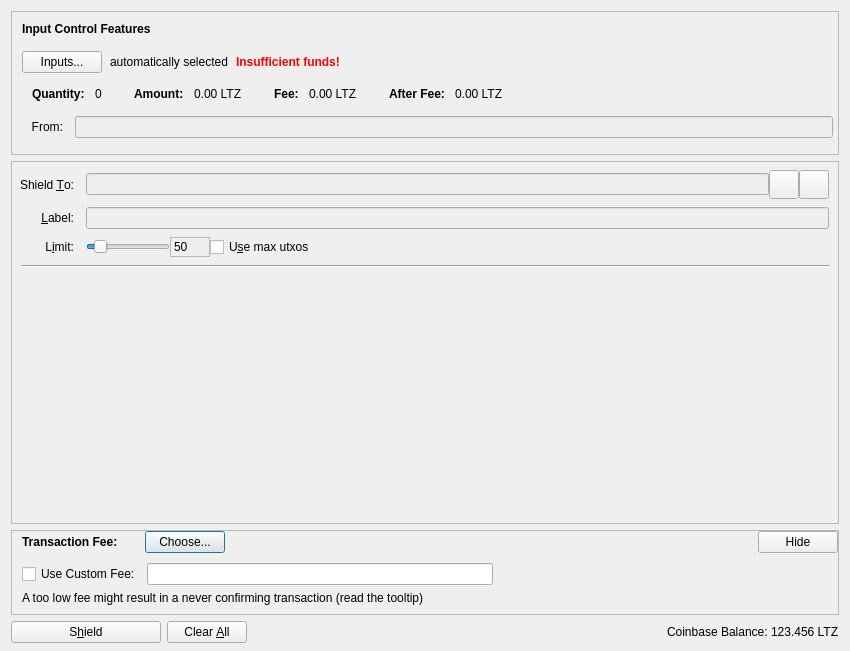
<?xml version="1.0" encoding="UTF-8"?>
<ui version="4.0">
 <class>ShieldCoinbaseDialog</class>
 <widget class="QDialog" name="ShieldCoinbaseDialog">
  <property name="geometry">
   <rect>
    <x>0</x>
    <y>0</y>
    <width>850</width>
    <height>651</height>
   </rect>
  </property>
  <property name="windowTitle">
   <string>Shield Coinbase</string>
  </property>
  <layout class="QVBoxLayout" name="verticalLayout" stretch="0,1,0,0">
   <property name="bottomMargin">
    <number>8</number>
   </property>
   <item>
    <widget class="QFrame" name="frameInputControl">
     <property name="sizePolicy">
      <sizepolicy hsizetype="Expanding" vsizetype="Expanding">
       <horstretch>0</horstretch>
       <verstretch>0</verstretch>
      </sizepolicy>
     </property>
     <property name="maximumSize">
      <size>
       <width>16777215</width>
       <height>16777215</height>
      </size>
     </property>
     <property name="frameShape">
      <enum>QFrame::StyledPanel</enum>
     </property>
     <property name="frameShadow">
      <enum>QFrame::Sunken</enum>
     </property>
     <layout class="QVBoxLayout" name="verticalLayoutInputControl2">
      <property name="spacing">
       <number>0</number>
      </property>
      <property name="leftMargin">
       <number>0</number>
      </property>
      <property name="topMargin">
       <number>0</number>
      </property>
      <property name="rightMargin">
       <number>0</number>
      </property>
      <property name="bottomMargin">
       <number>6</number>
      </property>
      <item>
       <layout class="QVBoxLayout" name="verticalLayoutInputControl" stretch="0,0,0,0,1">
        <property name="spacing">
         <number>0</number>
        </property>
        <property name="leftMargin">
         <number>10</number>
        </property>
        <property name="topMargin">
         <number>10</number>
        </property>
        <item>
         <layout class="QHBoxLayout" name="horizontalLayoutInputControl1">
          <property name="bottomMargin">
           <number>15</number>
          </property>
          <item>
           <widget class="QLabel" name="labelInputControlFeatures">
            <property name="sizePolicy">
             <sizepolicy hsizetype="Preferred" vsizetype="Maximum">
              <horstretch>0</horstretch>
              <verstretch>0</verstretch>
             </sizepolicy>
            </property>
            <property name="font">
             <font>
              <weight>75</weight>
              <bold>true</bold>
             </font>
            </property>
            <property name="styleSheet">
             <string notr="true">font-weight:bold;</string>
            </property>
            <property name="text">
             <string>Input Control Features</string>
            </property>
           </widget>
          </item>
         </layout>
        </item>
        <item>
         <layout class="QHBoxLayout" name="horizontalLayoutInputControl2" stretch="0,0,0,0">
          <property name="spacing">
           <number>8</number>
          </property>
          <property name="bottomMargin">
           <number>10</number>
          </property>
          <item>
           <widget class="QPushButton" name="pushButtonInputControl">
            <property name="styleSheet">
             <string notr="true"/>
            </property>
            <property name="text">
             <string>Inputs...</string>
            </property>
            <property name="autoDefault">
             <bool>false</bool>
            </property>
           </widget>
          </item>
          <item>
           <widget class="QLabel" name="labelInputControlAutomaticallySelected">
            <property name="text">
             <string>automatically selected</string>
            </property>
            <property name="margin">
             <number>5</number>
            </property>
           </widget>
          </item>
          <item>
           <widget class="QLabel" name="labelInputControlInsuffFunds">
            <property name="font">
             <font>
              <weight>75</weight>
              <bold>true</bold>
             </font>
            </property>
            <property name="styleSheet">
             <string notr="true">color:red;font-weight:bold;</string>
            </property>
            <property name="text">
             <string>Insufficient funds!</string>
            </property>
            <property name="margin">
             <number>5</number>
            </property>
           </widget>
          </item>
          <item>
           <spacer name="horizontalSpacerInputControl">
            <property name="orientation">
             <enum>Qt::Horizontal</enum>
            </property>
            <property name="sizeHint" stdset="0">
             <size>
              <width>40</width>
              <height>1</height>
             </size>
            </property>
           </spacer>
          </item>
         </layout>
        </item>
        <item>
         <widget class="QWidget" name="widgetInputControl" native="true">
          <property name="sizePolicy">
           <sizepolicy hsizetype="Preferred" vsizetype="Preferred">
            <horstretch>0</horstretch>
            <verstretch>0</verstretch>
           </sizepolicy>
          </property>
          <property name="minimumSize">
           <size>
            <width>0</width>
            <height>0</height>
           </size>
          </property>
          <property name="styleSheet">
           <string notr="true"/>
          </property>
          <layout class="QHBoxLayout" name="horizontalLayoutInputControl5">
           <property name="leftMargin">
            <number>0</number>
           </property>
           <property name="topMargin">
            <number>0</number>
           </property>
           <property name="rightMargin">
            <number>0</number>
           </property>
           <property name="bottomMargin">
            <number>0</number>
           </property>
           <item>
            <layout class="QHBoxLayout" name="horizontalLayoutInputControl3" stretch="0,0,0,1">
             <property name="spacing">
              <number>20</number>
             </property>
             <property name="topMargin">
              <number>0</number>
             </property>
             <property name="bottomMargin">
              <number>10</number>
             </property>
             <item>
              <layout class="QFormLayout" name="formLayoutInputControl1">
               <property name="horizontalSpacing">
                <number>10</number>
               </property>
               <property name="verticalSpacing">
                <number>14</number>
               </property>
               <property name="leftMargin">
                <number>10</number>
               </property>
               <property name="topMargin">
                <number>4</number>
               </property>
               <property name="rightMargin">
                <number>6</number>
               </property>
               <item row="0" column="0">
                <widget class="QLabel" name="labelInputControlQuantityText">
                 <property name="font">
                  <font>
                   <weight>75</weight>
                   <bold>true</bold>
                  </font>
                 </property>
                 <property name="text">
                  <string>Quantity:</string>
                 </property>
                 <property name="margin">
                  <number>0</number>
                 </property>
                </widget>
               </item>
               <item row="0" column="1">
                <widget class="QLabel" name="labelInputControlQuantity">
                 <property name="cursor">
                  <cursorShape>IBeamCursor</cursorShape>
                 </property>
                 <property name="contextMenuPolicy">
                  <enum>Qt::ActionsContextMenu</enum>
                 </property>
                 <property name="text">
                  <string notr="true">0</string>
                 </property>
                 <property name="margin">
                  <number>0</number>
                 </property>
                 <property name="textInteractionFlags">
                  <set>Qt::LinksAccessibleByMouse|Qt::TextSelectableByKeyboard|Qt::TextSelectableByMouse</set>
                 </property>
                </widget>
               </item>
              </layout>
             </item>
             <item>
              <layout class="QFormLayout" name="formLayoutInputControl2">
               <property name="horizontalSpacing">
                <number>10</number>
               </property>
               <property name="verticalSpacing">
                <number>14</number>
               </property>
               <property name="leftMargin">
                <number>6</number>
               </property>
               <property name="topMargin">
                <number>4</number>
               </property>
               <property name="rightMargin">
                <number>6</number>
               </property>
               <item row="0" column="0">
                <widget class="QLabel" name="labelInputControlAmountText">
                 <property name="font">
                  <font>
                   <weight>75</weight>
                   <bold>true</bold>
                  </font>
                 </property>
                 <property name="text">
                  <string>Amount:</string>
                 </property>
                 <property name="margin">
                  <number>0</number>
                 </property>
                </widget>
               </item>
               <item row="0" column="1">
                <widget class="QLabel" name="labelInputControlAmount">
                 <property name="cursor">
                  <cursorShape>IBeamCursor</cursorShape>
                 </property>
                 <property name="contextMenuPolicy">
                  <enum>Qt::ActionsContextMenu</enum>
                 </property>
                 <property name="text">
                  <string notr="true">0.00 LTZ</string>
                 </property>
                 <property name="textInteractionFlags">
                  <set>Qt::LinksAccessibleByMouse|Qt::TextSelectableByKeyboard|Qt::TextSelectableByMouse</set>
                 </property>
                </widget>
               </item>
              </layout>
             </item>
             <item>
              <layout class="QFormLayout" name="formLayoutInputControl3">
               <property name="horizontalSpacing">
                <number>10</number>
               </property>
               <property name="verticalSpacing">
                <number>14</number>
               </property>
               <property name="leftMargin">
                <number>6</number>
               </property>
               <property name="topMargin">
                <number>4</number>
               </property>
               <property name="rightMargin">
                <number>6</number>
               </property>
               <item row="0" column="0">
                <widget class="QLabel" name="labelInputControlFeeText">
                 <property name="font">
                  <font>
                   <weight>75</weight>
                   <bold>true</bold>
                  </font>
                 </property>
                 <property name="text">
                  <string>Fee:</string>
                 </property>
                 <property name="margin">
                  <number>0</number>
                 </property>
                </widget>
               </item>
               <item row="0" column="1">
                <widget class="QLabel" name="labelInputControlFee">
                 <property name="cursor">
                  <cursorShape>IBeamCursor</cursorShape>
                 </property>
                 <property name="contextMenuPolicy">
                  <enum>Qt::ActionsContextMenu</enum>
                 </property>
                 <property name="text">
                  <string notr="true">0.00 LTZ</string>
                 </property>
                 <property name="textInteractionFlags">
                  <set>Qt::LinksAccessibleByMouse|Qt::TextSelectableByKeyboard|Qt::TextSelectableByMouse</set>
                 </property>
                </widget>
               </item>
              </layout>
             </item>
             <item>
              <layout class="QFormLayout" name="formLayoutInputControl4">
               <property name="horizontalSpacing">
                <number>10</number>
               </property>
               <property name="verticalSpacing">
                <number>14</number>
               </property>
               <property name="leftMargin">
                <number>6</number>
               </property>
               <property name="topMargin">
                <number>4</number>
               </property>
               <property name="rightMargin">
                <number>6</number>
               </property>
               <item row="0" column="0">
                <widget class="QLabel" name="labelInputControlAfterFeeText">
                 <property name="font">
                  <font>
                   <weight>75</weight>
                   <bold>true</bold>
                  </font>
                 </property>
                 <property name="text">
                  <string>After Fee:</string>
                 </property>
                 <property name="margin">
                  <number>0</number>
                 </property>
                </widget>
               </item>
               <item row="0" column="1">
                <widget class="QLabel" name="labelInputControlAfterFee">
                 <property name="cursor">
                  <cursorShape>IBeamCursor</cursorShape>
                 </property>
                 <property name="contextMenuPolicy">
                  <enum>Qt::ActionsContextMenu</enum>
                 </property>
                 <property name="text">
                  <string notr="true">0.00 LTZ</string>
                 </property>
                 <property name="textInteractionFlags">
                  <set>Qt::LinksAccessibleByMouse|Qt::TextSelectableByKeyboard|Qt::TextSelectableByMouse</set>
                 </property>
                </widget>
               </item>
              </layout>
             </item>
            </layout>
           </item>
          </layout>
         </widget>
        </item>
        <item>
         <widget class="QWidget" name="widgetInputControl2" native="true">
          <property name="sizePolicy">
           <sizepolicy hsizetype="Preferred" vsizetype="Preferred">
            <horstretch>0</horstretch>
            <verstretch>0</verstretch>
           </sizepolicy>
          </property>
          <property name="minimumSize">
           <size>
            <width>0</width>
            <height>0</height>
           </size>
          </property>
          <property name="styleSheet">
           <string notr="true"/>
          </property>
          <layout class="QHBoxLayout" name="horizontalLayoutInputControl4" stretch="0,0">
           <property name="spacing">
            <number>12</number>
           </property>
           <property name="sizeConstraint">
            <enum>QLayout::SetDefaultConstraint</enum>
           </property>
           <property name="topMargin">
            <number>5</number>
           </property>
           <property name="rightMargin">
            <number>5</number>
           </property>
           <item>
            <widget class="QLabel" name="labellShieldFrom">
             <property name="text">
              <string>From:</string>
             </property>
             <property name="alignment">
              <set>Qt::AlignRight|Qt::AlignTrailing|Qt::AlignVCenter</set>
             </property>
             <property name="buddy">
              <cstring>shieldFrom</cstring>
             </property>
            </widget>
           </item>
           <item>
            <widget class="QLineEdit" name="shieldFrom">
             <property name="enabled">
              <bool>false</bool>
             </property>
             <property name="sizePolicy">
              <sizepolicy hsizetype="Expanding" vsizetype="Fixed">
               <horstretch>0</horstretch>
               <verstretch>0</verstretch>
              </sizepolicy>
             </property>
            </widget>
           </item>
          </layout>
         </widget>
        </item>
        <item>
         <spacer name="verticalSpacerInputControl">
          <property name="orientation">
           <enum>Qt::Vertical</enum>
          </property>
          <property name="sizeHint" stdset="0">
           <size>
            <width>800</width>
            <height>1</height>
           </size>
          </property>
         </spacer>
        </item>
       </layout>
      </item>
     </layout>
    </widget>
   </item>
   <item>
    <widget class="QScrollArea" name="scrollArea">
     <property name="widgetResizable">
      <bool>true</bool>
     </property>
     <widget class="QWidget" name="scrollAreaWidgetContents">
      <property name="geometry">
       <rect>
        <x>0</x>
        <y>0</y>
        <width>834</width>
        <height>249</height>
       </rect>
      </property>
      <layout class="QVBoxLayout" name="verticalLayout_2" stretch="0,1">
       <property name="leftMargin">
        <number>0</number>
       </property>
       <property name="topMargin">
        <number>0</number>
       </property>
       <property name="rightMargin">
        <number>0</number>
       </property>
       <property name="bottomMargin">
        <number>0</number>
       </property>
       <item>
        <layout class="QVBoxLayout" name="entries">
         <property name="spacing">
          <number>6</number>
         </property>
         <item>
          <widget class="QStackedWidget" name="ShieldCoinbaseEntry">
           <property name="focusPolicy">
            <enum>Qt::TabFocus</enum>
           </property>
           <property name="autoFillBackground">
            <bool>false</bool>
           </property>
           <widget class="QFrame" name="ShieldCoinbase">
            <property name="frameShape">
             <enum>QFrame::NoFrame</enum>
            </property>
            <layout class="QGridLayout" name="gridLayout">
             <property name="topMargin">
              <number>8</number>
             </property>
             <property name="bottomMargin">
              <number>4</number>
             </property>
             <property name="horizontalSpacing">
              <number>12</number>
             </property>
             <property name="verticalSpacing">
              <number>8</number>
             </property>
             <item row="0" column="0">
              <widget class="QLabel" name="shieldToLabel">
               <property name="text">
                <string>Shield &amp;To:</string>
               </property>
               <property name="alignment">
                <set>Qt::AlignRight|Qt::AlignTrailing|Qt::AlignVCenter</set>
               </property>
               <property name="buddy">
                <cstring>shieldTo</cstring>
               </property>
              </widget>
             </item>
             <item row="0" column="1">
              <layout class="QHBoxLayout" name="shieldToLayout">
               <property name="spacing">
                <number>0</number>
               </property>
               <item>
                <widget class="QValidatedLineEdit" name="shieldTo">
                 <property name="enabled">
                  <bool>false</bool>
                 </property>
                 <property name="toolTip">
                  <string>The Litecoinz z-address to shield the coinbase to</string>
                 </property>
                 <property name="alignment">
                  <set>Qt::AlignLeading|Qt::AlignLeft|Qt::AlignVCenter</set>
                 </property>
                </widget>
               </item>
               <item>
                <widget class="QToolButton" name="addressBookButton">
                 <property name="toolTip">
                  <string>Choose z-address to shield the coinbase to</string>
                 </property>
                 <property name="text">
                  <string/>
                 </property>
                 <property name="icon">
                  <iconset resource="../bitcoin.qrc">
                   <normaloff>:/icons/address-book</normaloff>:/icons/address-book</iconset>
                 </property>
                 <property name="iconSize">
                  <size>
                   <width>22</width>
                   <height>22</height>
                  </size>
                 </property>
                 <property name="shortcut">
                  <string>Alt+A</string>
                 </property>
                </widget>
               </item>
               <item>
                <widget class="QToolButton" name="deleteButton">
                 <property name="toolTip">
                  <string>Remove this entry</string>
                 </property>
                 <property name="text">
                  <string/>
                 </property>
                 <property name="icon">
                  <iconset resource="../bitcoin.qrc">
                   <normaloff>:/icons/remove</normaloff>:/icons/remove</iconset>
                 </property>
                 <property name="iconSize">
                  <size>
                   <width>22</width>
                   <height>22</height>
                  </size>
                 </property>
                </widget>
               </item>
              </layout>
             </item>
             <item row="1" column="0">
              <widget class="QLabel" name="labellLabel">
               <property name="text">
                <string>&amp;Label:</string>
               </property>
               <property name="alignment">
                <set>Qt::AlignRight|Qt::AlignTrailing|Qt::AlignVCenter</set>
               </property>
               <property name="buddy">
                <cstring>addAsLabel</cstring>
               </property>
              </widget>
             </item>
             <item row="1" column="1">
              <widget class="QLineEdit" name="addAsLabel">
               <property name="enabled">
                <bool>false</bool>
               </property>
               <property name="toolTip">
                <string>Label for this address</string>
               </property>
              </widget>
             </item>
             <item row="2" column="0">
              <widget class="QLabel" name="limitLabel">
               <property name="text">
                <string>L&amp;imit:</string>
               </property>
               <property name="alignment">
                <set>Qt::AlignRight|Qt::AlignTrailing|Qt::AlignVCenter</set>
               </property>
               <property name="buddy">
                <cstring>sliderShieldLimit</cstring>
               </property>
              </widget>
             </item>
             <item row="2" column="1">
              <layout class="QHBoxLayout" name="horizontalLayoutAmount" stretch="0,1,1">
               <item>
                <widget class="QSlider" name="sliderShieldLimit">
                 <property name="toolTip">
                  <string>Limit on the maximum number of utxos to shield</string>
                 </property>
                 <property name="minimum">
                  <number>0</number>
                 </property>
                 <property name="maximum">
                  <number>500</number>
                 </property>
                 <property name="pageStep">
                  <number>10</number>
                 </property>
                 <property name="value">
                  <number>50</number>
                 </property>
                 <property name="orientation">
                  <enum>Qt::Horizontal</enum>
                 </property>
                 <property name="setSingleStep" stdset="0">
                  <number>10</number>
                 </property>
                </widget>
               </item>
               <item>
                <widget class="QLabel" name="labelUtxos">
                 <property name="sizePolicy">
                  <sizepolicy hsizetype="Fixed" vsizetype="Preferred">
                   <horstretch>0</horstretch>
                   <verstretch>0</verstretch>
                  </sizepolicy>
                 </property>
                 <property name="minimumSize">
                  <size>
                   <width>40</width>
                   <height>0</height>
                  </size>
                 </property>
                 <property name="maximumSize">
                  <size>
                   <width>40</width>
                   <height>16777215</height>
                  </size>
                 </property>
                 <property name="frameShape">
                  <enum>QFrame::StyledPanel</enum>
                 </property>
                 <property name="text">
                  <string>50</string>
                 </property>
                </widget>
               </item>
               <item>
                <widget class="QCheckBox" name="checkboxUseMaxUtxos">
                 <property name="toolTip">
                  <string>Use as many utxos as will fit in the transaction.</string>
                 </property>
                 <property name="text">
                  <string>U&amp;se max utxos</string>
                 </property>
                </widget>
               </item>
              </layout>
             </item>
             <item row="3" column="0" colspan="2">
              <widget class="Line" name="line">
               <property name="orientation">
                <enum>Qt::Horizontal</enum>
               </property>
              </widget>
             </item>
            </layout>
           </widget>
          </widget>
         </item>
        </layout>
       </item>
       <item>
        <spacer name="verticalSpacer">
         <property name="orientation">
          <enum>Qt::Vertical</enum>
         </property>
         <property name="sizeHint" stdset="0">
          <size>
           <width>20</width>
           <height>40</height>
          </size>
         </property>
        </spacer>
       </item>
      </layout>
     </widget>
    </widget>
   </item>
   <item>
    <widget class="QFrame" name="frameFee">
     <property name="sizePolicy">
      <sizepolicy hsizetype="Expanding" vsizetype="Expanding">
       <horstretch>0</horstretch>
       <verstretch>0</verstretch>
      </sizepolicy>
     </property>
     <property name="maximumSize">
      <size>
       <width>16777215</width>
       <height>16777215</height>
      </size>
     </property>
     <property name="frameShape">
      <enum>QFrame::StyledPanel</enum>
     </property>
     <property name="frameShadow">
      <enum>QFrame::Sunken</enum>
     </property>
     <layout class="QVBoxLayout" name="verticalLayoutFee1">
      <property name="spacing">
       <number>0</number>
      </property>
      <property name="leftMargin">
       <number>0</number>
      </property>
      <property name="topMargin">
       <number>0</number>
      </property>
      <property name="rightMargin">
       <number>0</number>
      </property>
      <property name="bottomMargin">
       <number>0</number>
      </property>
      <item>
       <layout class="QVBoxLayout" name="verticalLayoutFee2" stretch="0,0,0">
        <property name="spacing">
         <number>0</number>
        </property>
        <property name="leftMargin">
         <number>10</number>
        </property>
        <property name="topMargin">
         <number>0</number>
        </property>
        <item>
         <layout class="QHBoxLayout" name="horizontalLayoutFee1">
          <property name="bottomMargin">
           <number>0</number>
          </property>
          <item>
           <layout class="QVBoxLayout" name="verticalLayoutFee7">
            <property name="spacing">
             <number>0</number>
            </property>
            <item>
             <layout class="QHBoxLayout" name="horizontalLayoutFee">
              <property name="spacing">
               <number>10</number>
              </property>
              <item>
               <widget class="QLabel" name="labelFeeHeadline">
                <property name="sizePolicy">
                 <sizepolicy hsizetype="Preferred" vsizetype="Maximum">
                  <horstretch>0</horstretch>
                  <verstretch>0</verstretch>
                 </sizepolicy>
                </property>
                <property name="font">
                 <font>
                  <weight>75</weight>
                  <bold>true</bold>
                 </font>
                </property>
                <property name="styleSheet">
                 <string notr="true">font-weight:bold;</string>
                </property>
                <property name="text">
                 <string>Transaction Fee:</string>
                </property>
               </widget>
              </item>
              <item>
               <widget class="QLabel" name="labelFeeMinimized">
                <property name="text">
                 <string/>
                </property>
               </widget>
              </item>
              <item>
               <widget class="QPushButton" name="buttonChooseFee">
                <property name="text">
                 <string>Choose...</string>
                </property>
               </widget>
              </item>
             </layout>
            </item>
           </layout>
          </item>
          <item>
           <spacer name="horizontalSpacer_4">
            <property name="orientation">
             <enum>Qt::Horizontal</enum>
            </property>
            <property name="sizeType">
             <enum>QSizePolicy::MinimumExpanding</enum>
            </property>
            <property name="sizeHint" stdset="0">
             <size>
              <width>40</width>
              <height>20</height>
             </size>
            </property>
           </spacer>
          </item>
          <item>
           <widget class="QPushButton" name="buttonMinimizeFee">
            <property name="toolTip">
             <string>collapse fee-settings</string>
            </property>
            <property name="text">
             <string>Hide</string>
            </property>
           </widget>
          </item>
         </layout>
        </item>
        <item>
         <widget class="QFrame" name="frameFeeSelection">
          <layout class="QVBoxLayout" name="verticalLayoutFee12">
           <property name="spacing">
            <number>0</number>
           </property>
           <property name="leftMargin">
            <number>0</number>
           </property>
           <property name="topMargin">
            <number>0</number>
           </property>
           <property name="rightMargin">
            <number>0</number>
           </property>
           <property name="bottomMargin">
            <number>0</number>
           </property>
           <item>
            <layout class="QGridLayout" name="gridLayoutFee">
             <property name="topMargin">
              <number>10</number>
             </property>
             <property name="bottomMargin">
              <number>4</number>
             </property>
             <property name="horizontalSpacing">
              <number>10</number>
             </property>
             <property name="verticalSpacing">
              <number>4</number>
             </property>
             <item row="0" column="0">
              <layout class="QVBoxLayout" name="verticalLayoutFee8">
               <property name="spacing">
                <number>6</number>
               </property>
               <item>
                <layout class="QHBoxLayout" name="horizontalLayoutFee13">
                 <item>
                  <widget class="QCheckBox" name="checkBoxCustomFee">
                   <property name="text">
                    <string>Use Custom Fee:</string>
                   </property>
                  </widget>
                 </item>
                 <item>
                  <widget class="BitcoinAmountField" name="customFee"/>
                 </item>
                 <item>
                  <spacer name="horizontalSpacer_6">
                   <property name="orientation">
                    <enum>Qt::Horizontal</enum>
                   </property>
                   <property name="sizeHint" stdset="0">
                    <size>
                     <width>1</width>
                     <height>1</height>
                    </size>
                   </property>
                  </spacer>
                 </item>
                </layout>
               </item>
               <item>
                <layout class="QHBoxLayout" name="horizontalLayoutFee8">
                 <item>
                  <widget class="QLabel" name="labelCustomFeeWarning">
                   <property name="enabled">
                    <bool>true</bool>
                   </property>
                   <property name="toolTip">
                    <string>When there is less transaction volume than space in the blocks, miners as well as relaying nodes may enforce a minimum fee. Paying only this minimum fee is just fine, but be aware that this can result in a never confirming transaction once there is more demand for litecoinz transactions than the network can process.</string>
                   </property>
                   <property name="text">
                    <string>A too low fee might result in a never confirming transaction (read the tooltip)</string>
                   </property>
                  </widget>
                 </item>
                 <item>
                  <spacer name="horizontalSpacer_2">
                   <property name="orientation">
                    <enum>Qt::Horizontal</enum>
                   </property>
                   <property name="sizeHint" stdset="0">
                    <size>
                     <width>1</width>
                     <height>1</height>
                    </size>
                   </property>
                  </spacer>
                 </item>
                </layout>
               </item>
              </layout>
             </item>
            </layout>
           </item>
          </layout>
         </widget>
        </item>
        <item>
         <spacer name="verticalSpacerFee">
          <property name="orientation">
           <enum>Qt::Vertical</enum>
          </property>
          <property name="sizeHint" stdset="0">
           <size>
            <width>40</width>
            <height>5</height>
           </size>
          </property>
         </spacer>
        </item>
       </layout>
      </item>
     </layout>
    </widget>
   </item>
   <item>
    <layout class="QHBoxLayout" name="horizontalLayout">
     <item>
      <widget class="QPushButton" name="shieldButton">
       <property name="minimumSize">
        <size>
         <width>150</width>
         <height>0</height>
        </size>
       </property>
       <property name="toolTip">
        <string>Confirm the shield action</string>
       </property>
       <property name="text">
        <string>S&amp;hield</string>
       </property>
       <property name="icon">
        <iconset resource="../bitcoin.qrc">
         <normaloff>:/icons/shield</normaloff>:/icons/shield</iconset>
       </property>
       <property name="autoDefault">
        <bool>false</bool>
       </property>
       <property name="default">
        <bool>false</bool>
       </property>
      </widget>
     </item>
     <item>
      <widget class="QPushButton" name="clearButton">
       <property name="sizePolicy">
        <sizepolicy hsizetype="Minimum" vsizetype="Fixed">
         <horstretch>0</horstretch>
         <verstretch>0</verstretch>
        </sizepolicy>
       </property>
       <property name="toolTip">
        <string>Clear all fields of the form.</string>
       </property>
       <property name="text">
        <string>Clear &amp;All</string>
       </property>
       <property name="icon">
        <iconset resource="../bitcoin.qrc">
         <normaloff>:/icons/remove</normaloff>:/icons/remove</iconset>
       </property>
       <property name="autoDefault">
        <bool>false</bool>
       </property>
      </widget>
     </item>
     <item>
      <spacer name="horizontalSpacer">
       <property name="orientation">
        <enum>Qt::Horizontal</enum>
       </property>
       <property name="sizeHint" stdset="0">
        <size>
         <width>40</width>
         <height>20</height>
        </size>
       </property>
      </spacer>
     </item>
     <item>
      <layout class="QHBoxLayout" name="horizontalLayout_2">
       <property name="spacing">
        <number>3</number>
       </property>
       <item>
        <widget class="QLabel" name="labelCoinbaseBalanceName">
         <property name="sizePolicy">
          <sizepolicy hsizetype="Preferred" vsizetype="Fixed">
           <horstretch>0</horstretch>
           <verstretch>0</verstretch>
          </sizepolicy>
         </property>
         <property name="text">
          <string>Coinbase Balance:</string>
         </property>
        </widget>
       </item>
       <item>
        <widget class="QLabel" name="labelCoinbaseBalance">
         <property name="sizePolicy">
          <sizepolicy hsizetype="Preferred" vsizetype="Fixed">
           <horstretch>0</horstretch>
           <verstretch>0</verstretch>
          </sizepolicy>
         </property>
         <property name="cursor">
          <cursorShape>IBeamCursor</cursorShape>
         </property>
         <property name="text">
          <string notr="true">123.456 LTZ</string>
         </property>
         <property name="textInteractionFlags">
          <set>Qt::LinksAccessibleByMouse|Qt::TextSelectableByKeyboard|Qt::TextSelectableByMouse</set>
         </property>
        </widget>
       </item>
      </layout>
     </item>
    </layout>
   </item>
  </layout>
 </widget>
 <customwidgets>
  <customwidget>
   <class>QValidatedLineEdit</class>
   <extends>QLineEdit</extends>
   <header>qt/qvalidatedlineedit.h</header>
  </customwidget>
  <customwidget>
   <class>BitcoinAmountField</class>
   <extends>QLineEdit</extends>
   <header>qt/bitcoinamountfield.h</header>
   <container>1</container>
  </customwidget>
 </customwidgets>
 <resources>
  <include location="../bitcoin.qrc"/>
 </resources>
 <connections/>
</ui>
